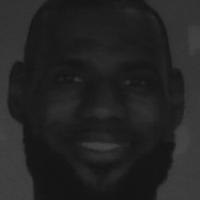
#> input picture abot_ws/src/face_pkg/scripts/data/jackchen/0.pgm, 200 x 200 px
$ python face_rec.py   (Python 2 division)
#> lines starting #> are read from the running program, lines starting #| are printed output that depends on the picture
#!/usr/bin/env python

import rospy
import os
import sys
import cv2
import numpy as np

def read_images(path, sz=None):
    c = 0
    X, y = [], []
    names = []
    for dirname, dirnames, filenames in os.walk(path):
        for subdirname in dirnames:
            subject_path = os.path.join(dirname, subdirname)
            for filename in os.listdir(subject_path):
                try:
                    if (filename == ".directory"):
                        continue
                    filepath = os.path.join(subject_path, filename)
                    im = cv2.imread(os.path.join(subject_path, filename), cv2.IMREAD_GRAYSCALE)
#> im is the input picture: shape (200, 200); min 18, max 70, mean 35.8
                    if (im is None):
                        print("image" + filepath + "is None")
                    if (sz is not None):
                        im = cv2.resize(im, sz)
                    X.append(np.asarray(im, dtype=np.uint8))
                    y.append(c)
                except:
                    print("unexpected error")
                    raise
            c = c+1
#> c = 1
            names.append(subdirname)
    return [names, X, y]

def face_rec():
    read_dir = "/home/abot/abot_ws/src/face_pkg/scripts/data"
    [names, X, y] = read_images(read_dir)
    y = np.asarray(y, dtype=np.int32)
    model = cv2.face_EigenFaceRecognizer.create()
    model.train(np.asarray(X), np.asarray(y))

    face_cascade = cv2.CascadeClassifier('/home/abot/abot_ws/src/face_pkg/scripts/cascades/haarcascade_frontalface_default.xml')
    cap = cv2.VideoCapture(0)
    while True:
        ret, frame = cap.read()
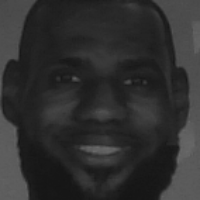
#> input picture abot_ws/src/face_pkg/scripts/data/jackchen/11.pgm, 200 x 200 px, given in place of the camera
#> frame is the input picture: shape (200, 200, 3); min 21, max 106, mean 46.8
        x, y = frame.shape[0:2]
#> x = 200; y = 200
        small_frame = cv2.resize(frame, (int(y/2), int(x/2)))
        result = small_frame.copy()
        gray = cv2.cvtColor(small_frame, cv2.COLOR_BGR2GRAY)
        faces = face_cascade.detectMultiScale(gray, 1.3, 5)
#> faces = [[5, 5, 89, 89]]
        for (x, y, w, h) in faces:
            result = cv2.rectangle(result, (x, y), (x+w, y+h), (255, 0, 0), 2)
            roi = gray[x:x+w, y:y+h]
            try:
                roi = cv2.resize(roi, (200,200), interpolation=cv2.INTER_LINEAR)
                [p_label, p_confidence] = model.predict(roi)
                print(names[p_label] + str(p_confidence))
                cv2.putText(result, names[p_label], (x, y-20), cv2.FONT_HERSHEY_SIMPLEX, 1, 255, 2)
            except:
                continue
#> this loop made 1 pass
#> (x, y, w, h, p_label, p_confidence) on pass 1: (5, 5, 89, 89, 0, 1467.3)
#> pass 1, in face_rec, `result = cv2.rectangle(result, (x, y), (x+w, y+h), (255, 0, 0), 2)`:
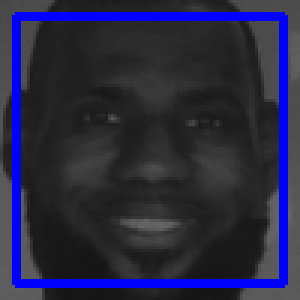
#> result: shape (100, 100, 3) (shown 3 times larger); mean B, G, R 67.8, 40.6, 40.6
#> pass 1, in face_rec, `roi = gray[x:x+w, y:y+h]`:
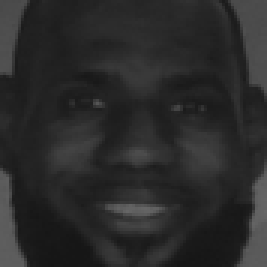
#> roi: shape (89, 89) (shown 3 times larger); min 21, max 103, mean 42.6
        cv2.imshow("recognize_face", result)
        if cv2.waitKey(30) & 0xFF == ord('q'):
#> (key q is pressed here)
            break
    cap.release()
    cv2.destroyAllWindows()

if __name__ == "__main__":
    try:
        node_name = "face_detector"
        rospy.init_node(node_name)
        face_rec()
        rospy.spin()
#> (this line was passed over: rospy is not available in this run)
    except KeyboardInterrupt:
        print "Shutting down cv_bridge_test node"
        cv2.destroyAllWindows()
